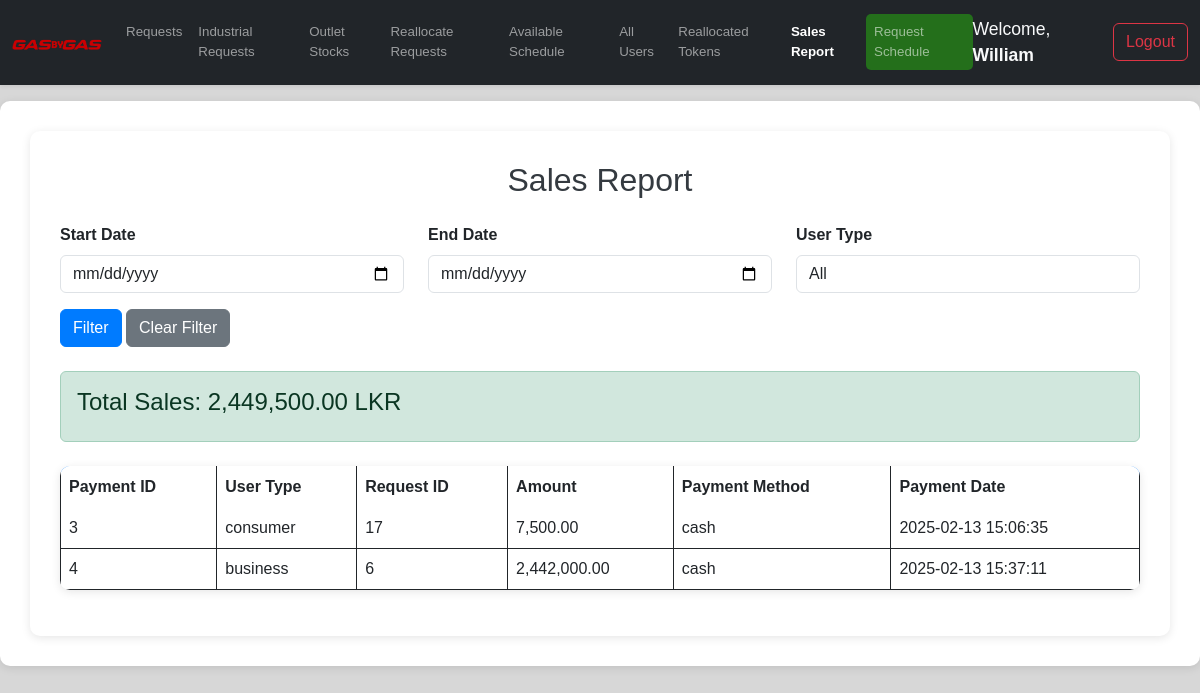
Page /outlet/outlet-dashboard.php?page=report (signed in) on the committed database.
### tables this page shows
CREATE TABLE `users` (
  `UserID` int(11) NOT NULL,
  `FullName` varchar(100) NOT NULL,
  `outletID` int(10) NOT NULL DEFAULT 0,
  `Email` varchar(100) NOT NULL DEFAULT 'No Email',
  `PhoneNumber` varchar(15) NOT NULL,
  `NIC` varchar(12) NOT NULL,
  `RegOutlet` varchar(30) NOT NULL,
  `PasswordHash` varchar(255) NOT NULL,
  `Role` enum('consumer','outlet_manager','dispatch_office','physical_consumer') DEFAULT 'consumer',
  `CreatedAt` timestamp NOT NULL DEFAULT current_timestamp()
);

CREATE TABLE `payments` (
  `PaymentID` int(11) NOT NULL,
  `UserType` varchar(10) NOT NULL,
  `RequestID` int(11) NOT NULL,
  `UserID` int(100) NOT NULL,
  `OutletID` int(100) NOT NULL,
  `GasType` varchar(100) NOT NULL,
  `Amount` decimal(10,2) NOT NULL,
  `PaymentMethod` enum('cash','card','online') NOT NULL,
  `PaymentDate` timestamp NOT NULL DEFAULT current_timestamp()
);

### outlet/report.php (the view, shortened to what this page needs)
<?php
$userID = $_SESSION['userID'];
$outletID = null;
$stmt = $conn->prepare("SELECT outletID FROM users WHERE UserID = ?");
$stmt->bind_param("i", $userID);
$stmt->execute();
$stmt->bind_result($outletID);
$sql = "SELECT * FROM payments WHERE OutletID = ?";
$params = [$outletID];
$paramTypes = "i";
$stmt = $conn->prepare($sql);
$stmt->bind_param($paramTypes, ...$params);
$stmt->execute();
$result = $stmt->get_result();
$totalSales = 0;
while ($row = $result->fetch_assoc()) {
    $totalSales += $row['Amount'];
}
?>
<!DOCTYPE html>
<html lang="en">
<head>
    <link href="https://cdn.jsdelivr.net/npm/bootstrap@5.3.0-alpha1/dist/css/bootstrap.min.css" rel="stylesheet" />
</head>
<body>
    <div class="container">
        <h2 class="text-center mb-4">Sales Report</h2>
        <form method="POST">
            <div class="row">
                <div class="col-md-4">
                    <label for="start_date" class="form-label">Start Date</label>
                    <input type="date" name="start_date" id="start_date" class="form-control">
                </div>
                <div class="col-md-4">
                    <label for="end_date" class="form-label">End Date</label>
                    <input type="date" name="end_date" id="end_date" class="form-control">
                </div>
                <div class="col-md-4">
                    <label for="user_type" class="form-label">User Type</label>
                    <select name="user_type" id="user_type" class="form-control">
                        <option value="">All</option>
                    </select>
                </div>
            </div>
            <div class="mt-3">
                <button type="submit" class="btn btn-primary">Filter</button>
                <a href="admin-dashboard.php?page=report" class="btn btn-secondary">Clear Filter</a>
            </div>
        </form>
        <div class="alert alert-success mt-4">
            <h4>Total Sales: <?php echo number_format($totalSales, 2); ?> LKR</h4>
        </div>
        <table class="table table-bordered mt-4">
            <thead>
                <tr>
                    <th>Payment ID</th>
                    <th>User Type</th>
                    <th>Request ID</th>
                    <th>Amount</th>
                    <th>Payment Method</th>
                    <th>Payment Date</th>
                </tr>
            </thead>
            <tbody>
                <?php
                $result->data_seek(0);
                while ($row = $result->fetch_assoc()) {
                    echo "<tr>
                        <td>{$row['PaymentID']}</td>
                        <td>{$row['UserType']}</td>
                        <td>{$row['RequestID']}</td>
                        <td>" . number_format($row['Amount'], 2) . "</td>
                        <td>{$row['PaymentMethod']}</td>
                        <td>{$row['PaymentDate']}</td>
                    </tr>";
                }
                ?>
            </tbody>
        </table>
    </div>
</body>
</html>

### outlet/outlet-dashboard.php (shortened to what this page needs)
<?php
require '../db.php';
$userID = $_SESSION['userID'];
$stmt = $conn->prepare("SELECT FullName FROM users WHERE UserID = ?");
$stmt->bind_param("i", $userID);
$stmt->execute();
$stmt->bind_result($fullName);
?>
<!DOCTYPE html>
<html lang="en">
<head>
    <link href="https://cdn.jsdelivr.net/npm/bootstrap@5.3.0-alpha1/dist/css/bootstrap.min.css" rel="stylesheet">
    <link href="https://cdnjs.cloudflare.com/ajax/libs/select2/4.0.13/css/select2.min.css" rel="stylesheet" />
</head>
<body style="background: hsla(240, 2%, 12%, 0.178);">
<nav class="navbar navbar-expand-lg navbar-dark bg-dark sticky-top shadow-sm">
    <div class="container-fluid">
        <a class="navbar-brand" href="template.php">
            <img src="../assets/logo.png" alt="Brand Logo" class="navbar-logo">
        </a>
        <div class="collapse navbar-collapse" id="navbarNav">
            <?php $page = $_GET['page'] ?? 'requests'; ?>
            <ul class="navbar-nav me-auto mb-2 mb-lg-0">
                <li class="nav-item">
                    <a class="nav-link <?= $page === 'requests' ? 'active' : '' ?>" href="outlet-dashboard.php?page=requests">Requests</a>
                </li>
                <li class="nav-item">
                    <a class="nav-link <?= $page === 'industrial-requests' ? 'active' : '' ?>" href="outlet-dashboard.php?page=industrial-requests">Industrial Requests</a>
                </li>
                <li class="nav-item">
                    <a class="nav-link <?= $page === 'outlet-stocks' ? 'active' : '' ?>" href="outlet-dashboard.php?page=outlet-stocks">Outlet Stocks</a>
                </li>
                <li class="nav-item">
                    <a class="nav-link <?= $page === 'reallocate' ? 'active' : '' ?>" href="outlet-dashboard.php?page=reallocate">Reallocate Requests</a>
                </li>
                <li class="nav-item">
                    <a class="nav-link <?= $page === 'available-schedule' ? 'active' : '' ?>" href="outlet-dashboard.php?page=available-schedule">Available Schedule</a>
                </li>
                <li class="nav-item">
                    <a class="nav-link <?= $page === 'users' ? 'active' : '' ?>" href="outlet-dashboard.php?page=users">All Users</a>
                </li>
                <li class="nav-item">
                    <a class="nav-link <?= $page === 'r-token' ? 'active' : '' ?>" href="outlet-dashboard.php?page=r-token">Reallocated Tokens</a>
                </li>
                <li class="nav-item">
                    <a class="nav-link <?= $page === 'report' ? 'active' : '' ?>" href="outlet-dashboard.php?page=report">Sales Report</a>
                </li>
                <li class="nav-item">
                    <a class="nav-link main <?= $page === 'schedule' ? 'active' : '' ?>" href="outlet-dashboard.php?page=schedule">Request Schedule</a>
                </li>
            </ul>
            <span class="navbar-text me-3 text-light">
                Welcome, <span class="fw-bold"><?= htmlspecialchars($fullName); ?></span>
            </span>
            <a href="../logout.php" class="btn btn-outline-danger">Logout</a>
        </div>
    </div>
</nav>
    <div class="container d-flex flex-column mb-2 mt-3">
        <?php
        $allowed_pages = ['requests', 'outlet-stocks', 'reallocate', 'industrial-requests', 'schedule', 'available-schedule', 'users','r-token','report','profile'];
        if (in_array($page, $allowed_pages)) {
            include "$page.php";
        } else {
            include 'requests.php';
        }
        ?>
    </div>
</body>
</html>

### outlet/outlet-dashboard.php (style rules this page uses)
body { font-family: 'Poppins', sans-serif; background-color: #f4f7fa; color: #333; padding-bottom: 20px; }
.container { max-width: 1700px; background-color: #fff; border-radius: 8px; padding: 30px; box-shadow: 0 4px 8px rgba(0, 0, 0, 0.1); }
.navbar-logo { width: 120px; height: auto; }
.navbar-nav .nav-link { transition: all 0.3s ease; }
.main { transition: all 0.3s ease; background-color: rgba(43, 255, 0, 0.34) !important; border-radius: 5px; }
.navbar-nav .nav-link.active { color:rgb(255, 255, 255); font-weight: 600; border-radius: 5px; }
.navbar-text { font-size: 1.1rem; }
.btn-outline-danger { border-radius: 5px; padding: 8px 16px; }
.navbar-collapse { justify-content: flex-end; }
@media (max-width: 1650px) { .navbar-logo { width: 90px; } }
@media (max-width: 1650px) { .nav-link { font-size: smaller; } }

### outlet/report.php (style rules this page uses)
body { background-color: #f4f7fc; font-family: 'Arial', sans-serif; }
.container { background-color: #fff; padding: 30px; border-radius: 10px; box-shadow: 0 2px 10px rgba(0, 0, 0, 0.1); }
h2 { color: #343a40; }
.form-label { font-weight: bold; }
.table { border-radius: 10px; overflow: hidden; border: none; box-shadow: 0 2px 10px rgba(0, 0, 0, 0.1); }
.table thead { background-color: #007bff; color: white; }
.table tbody tr { background-color: #f8f9fa; }
.btn-primary { background-color: #007bff; border-color: #007bff; }
.btn-secondary { background-color: #6c757d; border-color: #6c757d; }
@media (max-width: 1650px) { .container { max-width: 1200px; } }
@media (max-width: 1650px) { .navbar-logo { width: 90px; } }
@media (max-width: 1650px) { .nav-link { font-size: smaller; } }

### rows in the picture
users: FullName "William"
payments: PaymentID "3", UserType "consumer", RequestID "17", Amount "7,500.00", PaymentMethod "cash", PaymentDate "2025-02-13 15:06:35"
payments: PaymentID "4", UserType "business", RequestID "6", Amount "2,442,000.00", PaymentMethod "cash", PaymentDate "2025-02-13 15:37:11"

### other values in the picture
$totalSales "2,449,500.00"
